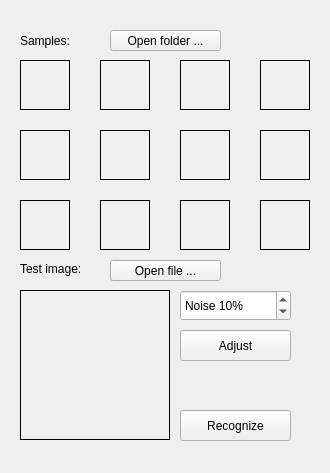
<?xml version="1.0" encoding="UTF-8"?>
<ui version="4.0">
 <class>MainWindow</class>
 <widget class="QMainWindow" name="MainWindow">
  <property name="geometry">
   <rect>
    <x>0</x>
    <y>0</y>
    <width>330</width>
    <height>473</height>
   </rect>
  </property>
  <property name="windowTitle">
   <string>ЦОСиИ лаб. 6</string>
  </property>
  <widget class="QWidget" name="centralWidget">
   <widget class="QLabel" name="sample00ImageLabel">
    <property name="geometry">
     <rect>
      <x>20</x>
      <y>60</y>
      <width>50</width>
      <height>50</height>
     </rect>
    </property>
    <property name="frameShape">
     <enum>QFrame::Box</enum>
    </property>
    <property name="frameShadow">
     <enum>QFrame::Plain</enum>
    </property>
    <property name="text">
     <string/>
    </property>
   </widget>
   <widget class="QLabel" name="testImageLabel">
    <property name="geometry">
     <rect>
      <x>20</x>
      <y>290</y>
      <width>150</width>
      <height>150</height>
     </rect>
    </property>
    <property name="frameShape">
     <enum>QFrame::Box</enum>
    </property>
    <property name="frameShadow">
     <enum>QFrame::Plain</enum>
    </property>
    <property name="text">
     <string/>
    </property>
   </widget>
   <widget class="QLabel" name="sampleLabel">
    <property name="geometry">
     <rect>
      <x>20</x>
      <y>30</y>
      <width>101</width>
      <height>21</height>
     </rect>
    </property>
    <property name="text">
     <string>Samples:</string>
    </property>
   </widget>
   <widget class="QLabel" name="testLabel">
    <property name="geometry">
     <rect>
      <x>20</x>
      <y>260</y>
      <width>81</width>
      <height>17</height>
     </rect>
    </property>
    <property name="text">
     <string>Test image:</string>
    </property>
   </widget>
   <widget class="QPushButton" name="recognizeButton">
    <property name="geometry">
     <rect>
      <x>180</x>
      <y>410</y>
      <width>111</width>
      <height>31</height>
     </rect>
    </property>
    <property name="text">
     <string>Recognize</string>
    </property>
   </widget>
   <widget class="QPushButton" name="browseSampleButton">
    <property name="geometry">
     <rect>
      <x>110</x>
      <y>30</y>
      <width>111</width>
      <height>21</height>
     </rect>
    </property>
    <property name="text">
     <string>Open folder ...</string>
    </property>
   </widget>
   <widget class="QPushButton" name="browseTestButton">
    <property name="geometry">
     <rect>
      <x>110</x>
      <y>260</y>
      <width>111</width>
      <height>21</height>
     </rect>
    </property>
    <property name="text">
     <string>Open file ...</string>
    </property>
   </widget>
   <widget class="QSpinBox" name="noiseSpinBox">
    <property name="geometry">
     <rect>
      <x>180</x>
      <y>290</y>
      <width>111</width>
      <height>31</height>
     </rect>
    </property>
    <property name="suffix">
     <string>%</string>
    </property>
    <property name="prefix">
     <string>Noise </string>
    </property>
    <property name="maximum">
     <number>100</number>
    </property>
    <property name="value">
     <number>10</number>
    </property>
   </widget>
   <widget class="QPushButton" name="adjustButton">
    <property name="geometry">
     <rect>
      <x>180</x>
      <y>330</y>
      <width>111</width>
      <height>31</height>
     </rect>
    </property>
    <property name="text">
     <string>Adjust</string>
    </property>
   </widget>
   <widget class="QLabel" name="sample10ImageLabel">
    <property name="geometry">
     <rect>
      <x>20</x>
      <y>130</y>
      <width>50</width>
      <height>50</height>
     </rect>
    </property>
    <property name="frameShape">
     <enum>QFrame::Box</enum>
    </property>
    <property name="frameShadow">
     <enum>QFrame::Plain</enum>
    </property>
    <property name="text">
     <string/>
    </property>
   </widget>
   <widget class="QLabel" name="sample20ImageLabel">
    <property name="geometry">
     <rect>
      <x>20</x>
      <y>200</y>
      <width>50</width>
      <height>50</height>
     </rect>
    </property>
    <property name="frameShape">
     <enum>QFrame::Box</enum>
    </property>
    <property name="frameShadow">
     <enum>QFrame::Plain</enum>
    </property>
    <property name="text">
     <string/>
    </property>
   </widget>
   <widget class="QLabel" name="similarity0Label">
    <property name="geometry">
     <rect>
      <x>330</x>
      <y>60</y>
      <width>151</width>
      <height>50</height>
     </rect>
    </property>
    <property name="text">
     <string/>
    </property>
   </widget>
   <widget class="QLabel" name="similarity1Label">
    <property name="geometry">
     <rect>
      <x>330</x>
      <y>130</y>
      <width>151</width>
      <height>50</height>
     </rect>
    </property>
    <property name="text">
     <string/>
    </property>
   </widget>
   <widget class="QLabel" name="similarity2Label">
    <property name="geometry">
     <rect>
      <x>330</x>
      <y>200</y>
      <width>151</width>
      <height>50</height>
     </rect>
    </property>
    <property name="text">
     <string/>
    </property>
   </widget>
   <widget class="QLabel" name="sample01ImageLabel">
    <property name="geometry">
     <rect>
      <x>100</x>
      <y>60</y>
      <width>50</width>
      <height>50</height>
     </rect>
    </property>
    <property name="frameShape">
     <enum>QFrame::Box</enum>
    </property>
    <property name="frameShadow">
     <enum>QFrame::Plain</enum>
    </property>
    <property name="text">
     <string/>
    </property>
   </widget>
   <widget class="QLabel" name="sample02ImageLabel">
    <property name="geometry">
     <rect>
      <x>180</x>
      <y>60</y>
      <width>50</width>
      <height>50</height>
     </rect>
    </property>
    <property name="frameShape">
     <enum>QFrame::Box</enum>
    </property>
    <property name="frameShadow">
     <enum>QFrame::Plain</enum>
    </property>
    <property name="text">
     <string/>
    </property>
   </widget>
   <widget class="QLabel" name="sample03ImageLabel">
    <property name="geometry">
     <rect>
      <x>260</x>
      <y>60</y>
      <width>50</width>
      <height>50</height>
     </rect>
    </property>
    <property name="frameShape">
     <enum>QFrame::Box</enum>
    </property>
    <property name="frameShadow">
     <enum>QFrame::Plain</enum>
    </property>
    <property name="text">
     <string/>
    </property>
   </widget>
   <widget class="QLabel" name="sample11ImageLabel">
    <property name="geometry">
     <rect>
      <x>100</x>
      <y>130</y>
      <width>50</width>
      <height>50</height>
     </rect>
    </property>
    <property name="frameShape">
     <enum>QFrame::Box</enum>
    </property>
    <property name="frameShadow">
     <enum>QFrame::Plain</enum>
    </property>
    <property name="text">
     <string/>
    </property>
   </widget>
   <widget class="QLabel" name="sample12ImageLabel">
    <property name="geometry">
     <rect>
      <x>180</x>
      <y>130</y>
      <width>50</width>
      <height>50</height>
     </rect>
    </property>
    <property name="frameShape">
     <enum>QFrame::Box</enum>
    </property>
    <property name="frameShadow">
     <enum>QFrame::Plain</enum>
    </property>
    <property name="text">
     <string/>
    </property>
   </widget>
   <widget class="QLabel" name="sample13ImageLabel">
    <property name="geometry">
     <rect>
      <x>260</x>
      <y>130</y>
      <width>50</width>
      <height>50</height>
     </rect>
    </property>
    <property name="frameShape">
     <enum>QFrame::Box</enum>
    </property>
    <property name="frameShadow">
     <enum>QFrame::Plain</enum>
    </property>
    <property name="text">
     <string/>
    </property>
   </widget>
   <widget class="QLabel" name="sample21ImageLabel">
    <property name="geometry">
     <rect>
      <x>100</x>
      <y>200</y>
      <width>50</width>
      <height>50</height>
     </rect>
    </property>
    <property name="frameShape">
     <enum>QFrame::Box</enum>
    </property>
    <property name="frameShadow">
     <enum>QFrame::Plain</enum>
    </property>
    <property name="text">
     <string/>
    </property>
   </widget>
   <widget class="QLabel" name="sample22ImageLabel">
    <property name="geometry">
     <rect>
      <x>180</x>
      <y>200</y>
      <width>50</width>
      <height>50</height>
     </rect>
    </property>
    <property name="frameShape">
     <enum>QFrame::Box</enum>
    </property>
    <property name="frameShadow">
     <enum>QFrame::Plain</enum>
    </property>
    <property name="text">
     <string/>
    </property>
   </widget>
   <widget class="QLabel" name="sample23ImageLabel">
    <property name="geometry">
     <rect>
      <x>260</x>
      <y>200</y>
      <width>50</width>
      <height>50</height>
     </rect>
    </property>
    <property name="frameShape">
     <enum>QFrame::Box</enum>
    </property>
    <property name="frameShadow">
     <enum>QFrame::Plain</enum>
    </property>
    <property name="text">
     <string/>
    </property>
   </widget>
  </widget>
 </widget>
 <layoutdefault spacing="6" margin="11"/>
 <resources/>
 <connections/>
</ui>
